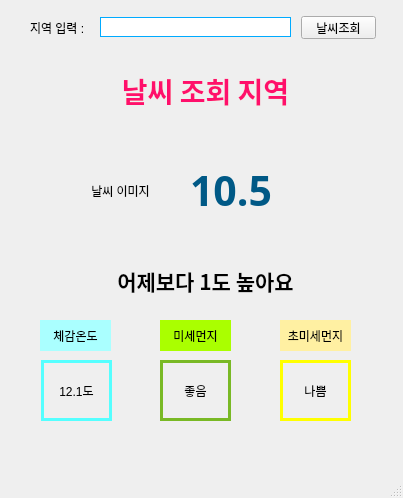
<?xml version="1.0" encoding="UTF-8"?>
<ui version="4.0">
 <class>MainWindow</class>
 <widget class="QMainWindow" name="MainWindow">
  <property name="geometry">
   <rect>
    <x>0</x>
    <y>0</y>
    <width>403</width>
    <height>498</height>
   </rect>
  </property>
  <property name="windowTitle">
   <string>MainWindow</string>
  </property>
  <widget class="QWidget" name="centralwidget">
   <widget class="QLabel" name="label">
    <property name="geometry">
     <rect>
      <x>30</x>
      <y>20</y>
      <width>71</width>
      <height>16</height>
     </rect>
    </property>
    <property name="text">
     <string>지역 입력 :</string>
    </property>
   </widget>
   <widget class="QLineEdit" name="input_area">
    <property name="geometry">
     <rect>
      <x>100</x>
      <y>17</y>
      <width>191</width>
      <height>20</height>
     </rect>
    </property>
    <property name="styleSheet">
     <string notr="true">border:1px solid rgb(0, 170, 255)</string>
    </property>
   </widget>
   <widget class="QPushButton" name="weather_btn">
    <property name="geometry">
     <rect>
      <x>301</x>
      <y>16</y>
      <width>75</width>
      <height>23</height>
     </rect>
    </property>
    <property name="text">
     <string>날씨조회</string>
    </property>
   </widget>
   <widget class="QLabel" name="area_label">
    <property name="geometry">
     <rect>
      <x>90</x>
      <y>60</y>
      <width>231</width>
      <height>61</height>
     </rect>
    </property>
    <property name="font">
     <font>
      <family>HY중고딕</family>
      <pointsize>21</pointsize>
      <weight>75</weight>
      <bold>true</bold>
     </font>
    </property>
    <property name="styleSheet">
     <string notr="true">color: rgb(4, 5, 63);
color: rgb(255, 15, 107);</string>
    </property>
    <property name="text">
     <string>날씨 조회 지역</string>
    </property>
    <property name="alignment">
     <set>Qt::AlignCenter</set>
    </property>
   </widget>
   <widget class="QLabel" name="weather_image">
    <property name="geometry">
     <rect>
      <x>60</x>
      <y>140</y>
      <width>121</width>
      <height>101</height>
     </rect>
    </property>
    <property name="text">
     <string>날씨 이미지</string>
    </property>
    <property name="alignment">
     <set>Qt::AlignCenter</set>
    </property>
   </widget>
   <widget class="QLabel" name="temper_label">
    <property name="geometry">
     <rect>
      <x>190</x>
      <y>140</y>
      <width>121</width>
      <height>101</height>
     </rect>
    </property>
    <property name="font">
     <font>
      <family>휴먼둥근헤드라인</family>
      <pointsize>31</pointsize>
      <weight>75</weight>
      <bold>true</bold>
     </font>
    </property>
    <property name="styleSheet">
     <string notr="true">color: rgb(0, 89, 134);</string>
    </property>
    <property name="text">
     <string>10.5</string>
    </property>
   </widget>
   <widget class="QLabel" name="yesterday_label">
    <property name="geometry">
     <rect>
      <x>70</x>
      <y>260</y>
      <width>271</width>
      <height>41</height>
     </rect>
    </property>
    <property name="font">
     <font>
      <family>나눔고딕</family>
      <pointsize>16</pointsize>
      <weight>75</weight>
      <bold>true</bold>
     </font>
    </property>
    <property name="text">
     <string>어제보다 1도 높아요</string>
    </property>
    <property name="alignment">
     <set>Qt::AlignCenter</set>
    </property>
   </widget>
   <widget class="QLabel" name="label_6">
    <property name="geometry">
     <rect>
      <x>40</x>
      <y>320</y>
      <width>71</width>
      <height>31</height>
     </rect>
    </property>
    <property name="styleSheet">
     <string notr="true">background-color: rgb(170, 255, 255);</string>
    </property>
    <property name="text">
     <string>체감온도</string>
    </property>
    <property name="alignment">
     <set>Qt::AlignCenter</set>
    </property>
   </widget>
   <widget class="QLabel" name="label_7">
    <property name="geometry">
     <rect>
      <x>160</x>
      <y>320</y>
      <width>71</width>
      <height>31</height>
     </rect>
    </property>
    <property name="styleSheet">
     <string notr="true">background-color: rgb(170, 255, 0);</string>
    </property>
    <property name="text">
     <string>미세먼지</string>
    </property>
    <property name="alignment">
     <set>Qt::AlignCenter</set>
    </property>
   </widget>
   <widget class="QLabel" name="label_8">
    <property name="geometry">
     <rect>
      <x>280</x>
      <y>320</y>
      <width>71</width>
      <height>31</height>
     </rect>
    </property>
    <property name="styleSheet">
     <string notr="true">background-color: rgb(255, 240, 162);</string>
    </property>
    <property name="text">
     <string>초미세먼지</string>
    </property>
    <property name="alignment">
     <set>Qt::AlignCenter</set>
    </property>
   </widget>
   <widget class="QLabel" name="sensetemper_label">
    <property name="geometry">
     <rect>
      <x>41</x>
      <y>360</y>
      <width>71</width>
      <height>61</height>
     </rect>
    </property>
    <property name="styleSheet">
     <string notr="true">border:3px solid rgb(85, 255, 255)</string>
    </property>
    <property name="text">
     <string>12.1도</string>
    </property>
    <property name="alignment">
     <set>Qt::AlignCenter</set>
    </property>
   </widget>
   <widget class="QLabel" name="dust01_info">
    <property name="geometry">
     <rect>
      <x>160</x>
      <y>360</y>
      <width>71</width>
      <height>61</height>
     </rect>
    </property>
    <property name="styleSheet">
     <string notr="true">border:3px solid rgb(121, 185, 37)</string>
    </property>
    <property name="text">
     <string>좋음</string>
    </property>
    <property name="alignment">
     <set>Qt::AlignCenter</set>
    </property>
   </widget>
   <widget class="QLabel" name="dust02_info">
    <property name="geometry">
     <rect>
      <x>280</x>
      <y>360</y>
      <width>71</width>
      <height>61</height>
     </rect>
    </property>
    <property name="styleSheet">
     <string notr="true">border:3px solid rgb(255, 255, 0)</string>
    </property>
    <property name="text">
     <string>나쁨</string>
    </property>
    <property name="alignment">
     <set>Qt::AlignCenter</set>
    </property>
   </widget>
  </widget>
  <widget class="QMenuBar" name="menubar">
   <property name="geometry">
    <rect>
     <x>0</x>
     <y>0</y>
     <width>403</width>
     <height>21</height>
    </rect>
   </property>
  </widget>
  <widget class="QStatusBar" name="statusbar"/>
 </widget>
 <resources/>
 <connections/>
</ui>
